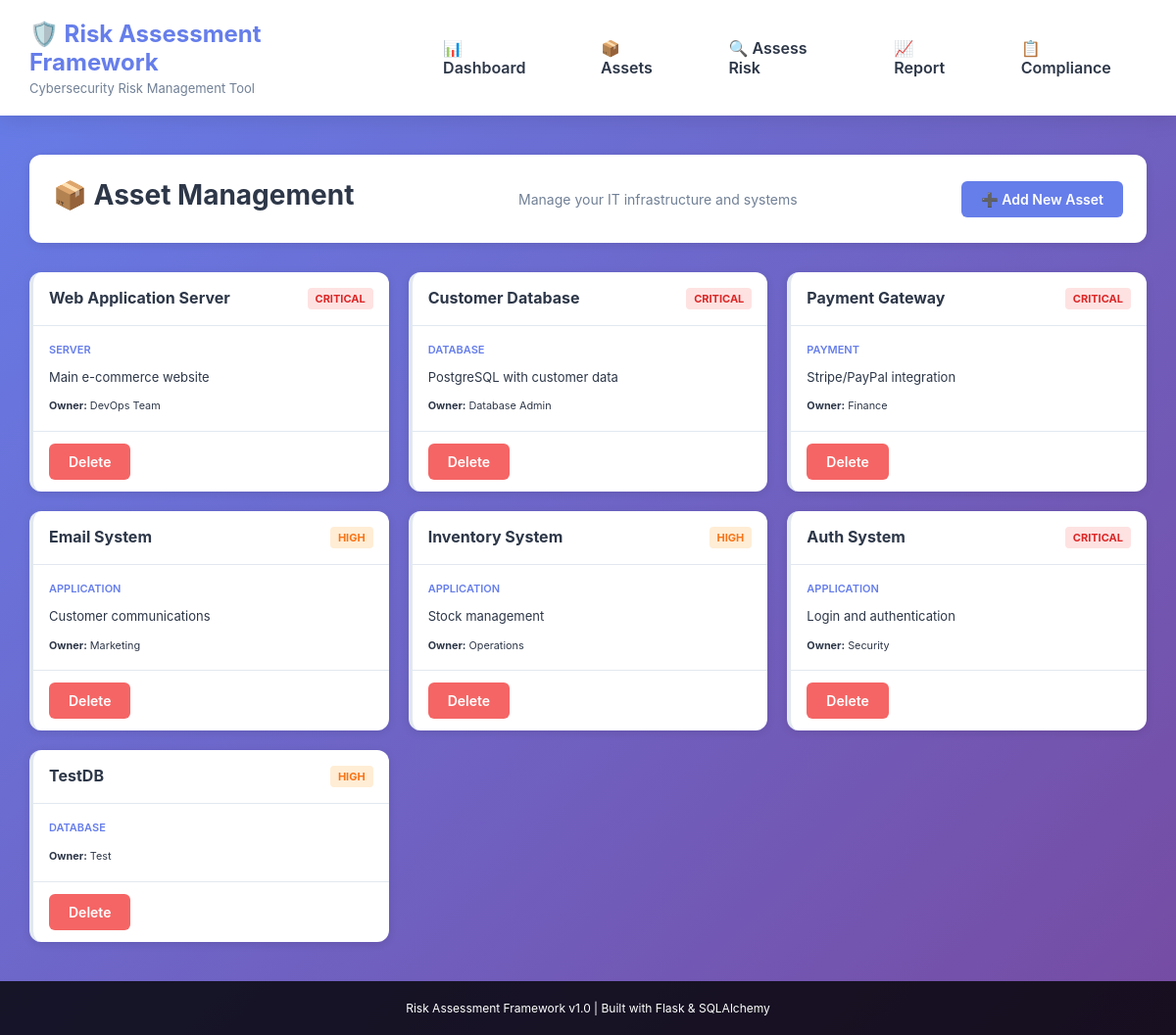
Before: /assets with the older database file.
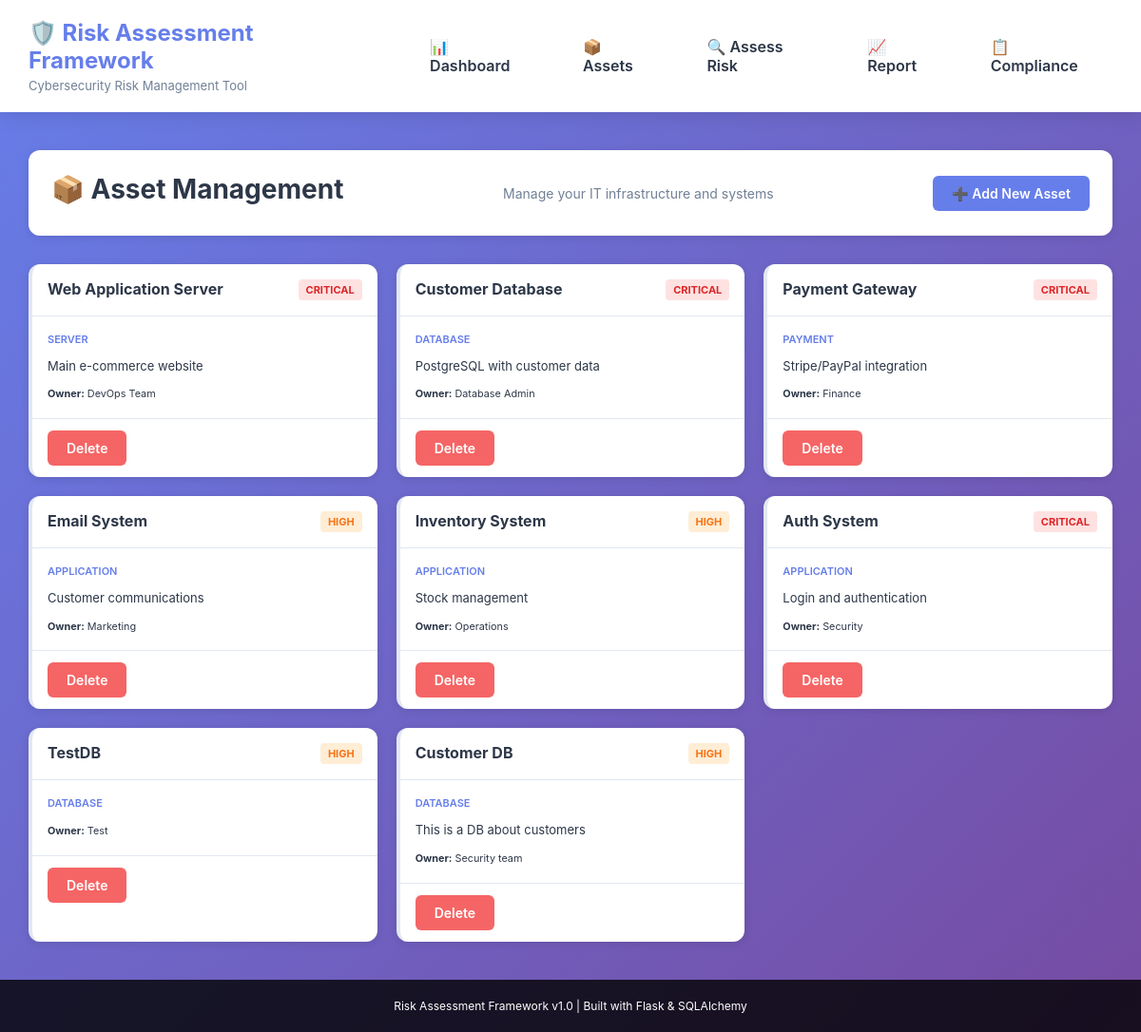
After: the same page with the newer database file.
### app.py (models this page shows)
class Asset(db.Model):
    id = db.Column(db.Integer, primary_key=True)
    name = db.Column(db.String(100), nullable=False, unique=True)
    description = db.Column(db.Text)
    asset_type = db.Column(db.String(50), nullable=False)
    criticality = db.Column(db.String(20), default='medium')
    owner = db.Column(db.String(100))
    created_at = db.Column(db.DateTime, default=datetime.utcnow)
    assessments = db.relationship('Assessment', backref='asset', lazy=True, cascade='all, delete-orphan')

### app.py (the view)
@app.route('/assets')
def assets():
    assets = Asset.query.all()
    return render_template('assets.html', assets=assets)

### templates/assets.html (shortened to what this page needs)
{% extends "base.html" %}
{% block content %}
<div class="page-header">
    <h2>📦 Asset Management</h2>
    <p>Manage your IT infrastructure and systems</p>
    <a href="{{ url_for('add_asset') }}" class="btn btn-primary">➕ Add New Asset</a>
</div>
{% if assets %}
    <div class="assets-grid">
        {% for asset in assets %}
            <div class="asset-card">
                <div class="card-header">
                    <h3>{{ asset.name }}</h3>
                    <span class="criticality-{{ asset.criticality }}">{{ asset.criticality.upper() }}</span>
                </div>
                <div class="card-body">
                    <p class="asset-type">{{ asset.asset_type.replace('_', ' ').title() }}</p>
                    <p>{{ asset.description }}</p>
                    <small><strong>Owner:</strong> {{ asset.owner or 'Unassigned' }}</small>
                </div>
                <div class="card-footer">
                    <a href="{{ url_for('delete_asset', asset_id=asset.id) }}"
                       class="btn btn-danger"
                       onclick="return confirm('Delete this asset?')">Delete</a>
                </div>
            </div>
        {% endfor %}
    </div>
{% else %}
    <div class="empty-state">
        <p>No assets registered yet. <a href="{{ url_for('add_asset') }}">Add one now!</a></p>
    </div>
{% endif %}
{% endblock %}

Changed rows visible on the page:
added Asset: name "Customer DB", criticality "HIGH", asset_type.replace "DATABASE", description "This is a DB about customers", owner "Security team"
